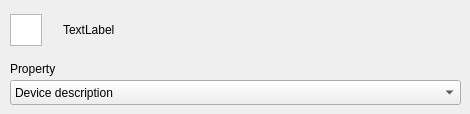
                    <widget class="QWidget" name="tabDetails">
                        <attribute name="title">
                            <string>Details</string>
                        </attribute>
                        <widget class="QWidget" name="layoutWidget_3">
                            <property name="geometry">
                                <rect>
                                    <x>10</x>
                                    <y>10</y>
                                    <width>451</width>
                                    <height>41</height>
                                </rect>
                            </property>
                            <layout class="QHBoxLayout" name="horizontalLayout_3">
                                <item>
                                    <widget class="QGraphicsView" name="graphicsView_3">
                                        <property name="sizePolicy">
                                            <sizepolicy hsizetype="Maximum" vsizetype="Maximum">
                                                <horstretch>0</horstretch>
                                                <verstretch>0</verstretch>
                                            </sizepolicy>
                                        </property>
                                        <property name="maximumSize">
                                            <size>
                                                <width>32</width>
                                                <height>32</height>
                                            </size>
                                        </property>
                                        <property name="interactive">
                                            <bool>true</bool>
                                        </property>
                                    </widget>
                                </item>
                                <item>
                                    <spacer name="horizontalSpacer_20">
                                        <property name="orientation">
                                            <enum>Qt::Horizontal</enum>
                                        </property>
                                        <property name="sizeType">
                                            <enum>QSizePolicy::Maximum</enum>
                                        </property>
                                        <property name="sizeHint" stdset="0">
                                            <size>
                                                <width>15</width>
                                                <height>20</height>
                                            </size>
                                        </property>
                                    </spacer>
                                </item>
                                <item>
                                    <widget class="QLabel" name="labelDeviceNameDetails">
                                        <property name="sizePolicy">
                                            <sizepolicy hsizetype="Preferred" vsizetype="Preferred">
                                                <horstretch>0</horstretch>
                                                <verstretch>0</verstretch>
                                            </sizepolicy>
                                        </property>
                                        <property name="maximumSize">
                                            <size>
                                                <width>16777215</width>
                                                <height>14</height>
                                            </size>
                                        </property>
                                        <property name="text">
                                            <string>TextLabel</string>
                                        </property>
                                    </widget>
                                </item>
                            </layout>
                        </widget>
                        <widget class="QLabel" name="label">
                            <property name="geometry">
                                <rect>
                                    <x>10</x>
                                    <y>60</y>
                                    <width>54</width>
                                    <height>17</height>
                                </rect>
                            </property>
                            <property name="text">
                                <string>Property</string>
                            </property>
                        </widget>
                        <widget class="QComboBox" name="comboBox">
                            <property name="geometry">
                                <rect>
                                    <x>10</x>
                                    <y>80</y>
                                    <width>451</width>
                                    <height>25</height>
                                </rect>
                            </property>
                            <item>
                                <property name="text">
                                    <string>Device description</string>
                                </property>
                            </item>
                            <item>
                                <property name="text">
                                    <string>Device instance path</string>
                                </property>
                            </item>
                            <item>
                                <property name="text">
                                    <string>Hardware Ids</string>
                                </property>
                            </item>
                            <item>
                                <property name="text">
                                    <string>Compatible Ids</string>
                                </property>
                            </item>
                        </widget>
                    </widget>
